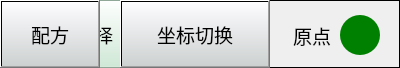
    <widget class="QGroupBox" name="groupBox_3">
     <property name="geometry">
      <rect>
       <x>630</x>
       <y>0</y>
       <width>400</width>
       <height>68</height>
      </rect>
     </property>
     <property name="sizePolicy">
      <sizepolicy hsizetype="Fixed" vsizetype="Fixed">
       <horstretch>0</horstretch>
       <verstretch>0</verstretch>
      </sizepolicy>
     </property>
     <property name="minimumSize">
      <size>
       <width>400</width>
       <height>68</height>
      </size>
     </property>
     <property name="maximumSize">
      <size>
       <width>400</width>
       <height>68</height>
      </size>
     </property>
     <property name="styleSheet">
      <string notr="true">QGroupBox{
	border:  1px solid black;
}</string>
     </property>
     <property name="title">
      <string/>
     </property>
     <widget class="QPushButton" name="Btn_formula">
      <property name="geometry">
       <rect>
        <x>0</x>
        <y>0</y>
        <width>100</width>
        <height>68</height>
       </rect>
      </property>
      <property name="sizePolicy">
       <sizepolicy hsizetype="Fixed" vsizetype="Fixed">
        <horstretch>0</horstretch>
        <verstretch>0</verstretch>
       </sizepolicy>
      </property>
      <property name="minimumSize">
       <size>
        <width>100</width>
        <height>68</height>
       </size>
      </property>
      <property name="maximumSize">
       <size>
        <width>100</width>
        <height>68</height>
       </size>
      </property>
      <property name="font">
       <font>
        <pointsize>14</pointsize>
       </font>
      </property>
      <property name="styleSheet">
       <string notr="true">background-color:qlineargradient(x1: 0, y1: 0, x2: 0, y2: 1, stop:0 #FDFCFF, stop: 1 #CDD1D0);</string>
      </property>
      <property name="text">
       <string>配方</string>
      </property>
     </widget>
     <widget class="QLabel" name="label_2">
      <property name="geometry">
       <rect>
        <x>270</x>
        <y>20</y>
        <width>61</width>
        <height>31</height>
       </rect>
      </property>
      <property name="sizePolicy">
       <sizepolicy hsizetype="Fixed" vsizetype="Fixed">
        <horstretch>0</horstretch>
        <verstretch>0</verstretch>
       </sizepolicy>
      </property>
      <property name="font">
       <font>
        <pointsize>14</pointsize>
       </font>
      </property>
      <property name="text">
       <string>原点</string>
      </property>
      <property name="alignment">
       <set>Qt::AlignRight|Qt::AlignTrailing|Qt::AlignVCenter</set>
      </property>
     </widget>
     <widget class="QPushButton" name="Btn_progSel">
      <property name="geometry">
       <rect>
        <x>0</x>
        <y>0</y>
        <width>150</width>
        <height>68</height>
       </rect>
      </property>
      <property name="sizePolicy">
       <sizepolicy hsizetype="Fixed" vsizetype="Fixed">
        <horstretch>0</horstretch>
        <verstretch>0</verstretch>
       </sizepolicy>
      </property>
      <property name="minimumSize">
       <size>
        <width>150</width>
        <height>68</height>
       </size>
      </property>
      <property name="maximumSize">
       <size>
        <width>150</width>
        <height>68</height>
       </size>
      </property>
      <property name="font">
       <font>
        <pointsize>14</pointsize>
       </font>
      </property>
      <property name="styleSheet">
       <string notr="true">background-color:#C8EAD2;</string>
      </property>
      <property name="text">
       <string>程序选择</string>
      </property>
     </widget>
     <widget class="QPushButton" name="Btn_coordSwitch">
      <property name="geometry">
       <rect>
        <x>120</x>
        <y>0</y>
        <width>150</width>
        <height>68</height>
       </rect>
      </property>
      <property name="sizePolicy">
       <sizepolicy hsizetype="Fixed" vsizetype="Fixed">
        <horstretch>0</horstretch>
        <verstretch>0</verstretch>
       </sizepolicy>
      </property>
      <property name="minimumSize">
       <size>
        <width>150</width>
        <height>68</height>
       </size>
      </property>
      <property name="maximumSize">
       <size>
        <width>150</width>
        <height>68</height>
       </size>
      </property>
      <property name="font">
       <font>
        <pointsize>14</pointsize>
       </font>
      </property>
      <property name="styleSheet">
       <string notr="true">background-color:qlineargradient(x1: 0, y1: 0, x2: 0, y2: 1, stop:0 #FDFCFF, stop: 1 #CDD1D0);</string>
      </property>
      <property name="text">
       <string>坐标切换</string>
      </property>
     </widget>
     <widget class="QPushButton" name="Btn_origin">
      <property name="geometry">
       <rect>
        <x>340</x>
        <y>15</y>
        <width>40</width>
        <height>40</height>
       </rect>
      </property>
      <property name="minimumSize">
       <size>
        <width>40</width>
        <height>40</height>
       </size>
      </property>
      <property name="maximumSize">
       <size>
        <width>40</width>
        <height>40</height>
       </size>
      </property>
      <property name="styleSheet">
       <string notr="true">QPushButton
{
    background-color:green;
    border-width:0px;/*边框宽度*/
    border-radius:20px; /*边框倒角*/
}
QPushButton:pressed,QPushButton::checked
{
    background-color:red;
    border-width:0px;/*边框宽度*/
    border-radius:20px; /*边框倒角*/
}</string>
      </property>
      <property name="text">
       <string/>
      </property>
     </widget>
     <zorder>Btn_progSel</zorder>
     <zorder>Btn_formula</zorder>
     <zorder>label_2</zorder>
     <zorder>Btn_coordSwitch</zorder>
     <zorder>Btn_origin</zorder>
    </widget>
